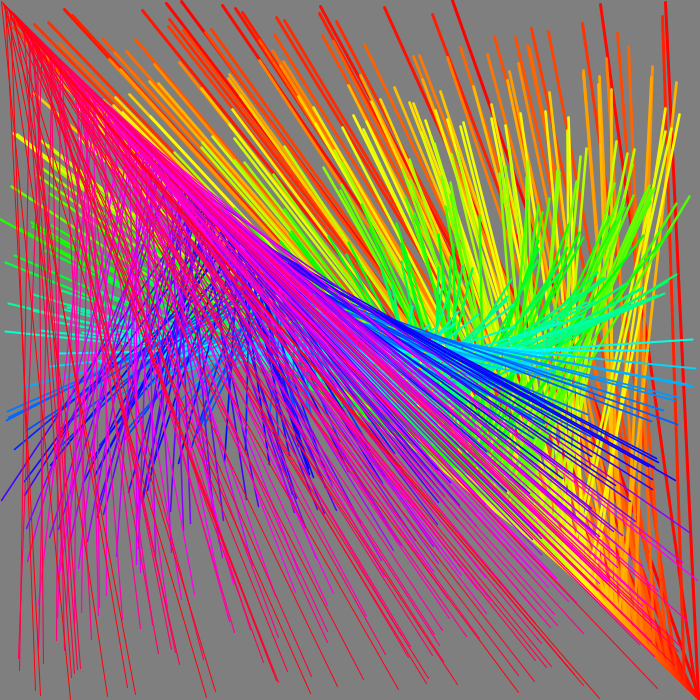
Frame 1 (no input)
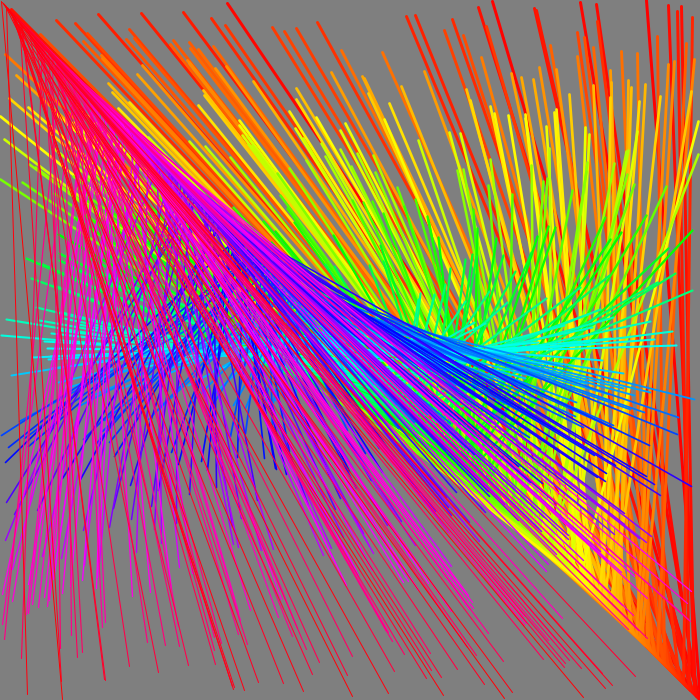
Frame 2 (the mouse pressed at the canvas centre, redrawn once)

The Processing sketch that drew these frames (run headless with seeded random() and noise(); the mouse was pressed at the canvas centre and the sketch redrawn once):

// Processing sketch: processing_61877
// ── processing_61877.pde


int Objectos; // variavel nomeada objectos
float posX, posY; // variaveis para a posição horizontal e vertical do inicio da linha 
float tamanho; // variavel para o tamanho da linha 
float r,g,b; // variaveis para a cor 
float s; // variavel  grossura do contorno


void setup() {//elementos estaticos e constantes

  size (700,700);//definiçao da delimitaçao da area de trabalho
  background (127); //defeniçao da cor de fundo
  smooth();//suavizaçao dos elementos
  noLoop();//ausencia de movimentos
  Objectos = 700;// numero total de linhas
  
 
}

void draw(){// elementos em constantes metaforse
  
  colorMode(RGB, 255,255,255);//definiçao da utilizaçao do sistema de cores rgb
  background(127);//cor de fundo,e igual a cinza 
  colorMode(HSB, 360,100,100); // mudançao de sistema de cor para hsb
  
  for ( int i = 0; i <Objectos; i++)//funçao que diz que i varia 0 a 700 
  {
    
     posX = random(0,width);//x vai variar entre 0 e largura 
     posY = i; // vai variar entre 0 e 700 que vai ser equivalente a 700
     
     float h = map ( i,0, Objectos, 0,360); //funçao que diz que 700, a 0 os objectos vao tomar tonalidades entre 0,360 da gama hsb
     
     tamanho = map ( i, 0, Objectos, width,0); //funçao que diz que os de objectos de forma organizada  variao de largura total a 0
    
     s = map(i,0,Objectos ,3,1);//funçao que diz que os de objectos de forma organizada  variao de 3 a 1
     
     
     strokeWeight(s);//a grossura do contorno muda  conforme a aproximaçao do 0 vai ficar 1
     stroke(h,100,100);//a cor do contorno muda dando a volta de forma organizadado ao hsb,alterando apenas o h
    
    
      line(posX,posY,tamanho,tamanho);// construçao de linhas posicionas segundo variaveis anteriores construidas
    }}
  
  

         
